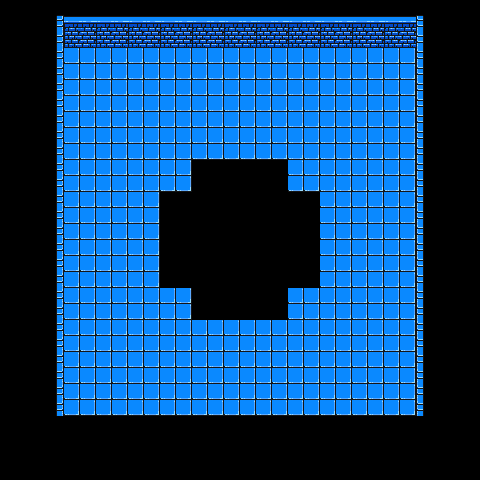

This game map was drawn from its Tiled (.tmx) file and the tilesets committed beside it. A one-line description and the full map source follow:
An orthogonal 15x15 tile map with 32x32 px tiles, 2 tile layers (Tile Layer 1, AbovePlayer) and 6 objects.

<map version="1.10" tiledversion="1.11.2" orientation="orthogonal" renderorder="right-down" width="15" height="15" tilewidth="32" tileheight="32" infinite="0" nextlayerid="3" nextobjectid="1">
 <tileset firstgid="1" name="Dungeon_Crawler_Tileset" tilewidth="32" tileheight="32" tilecount="100" columns="10">
  <image source="../../tiles/Dungeon_Tile_Set.png" width="320" height="320" />
  <tile id="10">
   <objectgroup draworder="index" id="2">
    <object id="1" x="24" y="0" width="8" height="32" />
   </objectgroup>
  </tile>
  <tile id="11">
   <objectgroup draworder="index" id="2">
    <object id="1" x="0" y="0" width="32" height="15.9091" />
   </objectgroup>
  </tile>
  <tile id="12">
   <objectgroup draworder="index" id="2">
    <object id="1" x="0" y="0" width="32" height="15.8182" />
   </objectgroup>
  </tile>
  <tile id="13">
   <objectgroup draworder="index" id="2">
    <object id="1" x="0" y="0" width="8" height="32" />
   </objectgroup>
  </tile>
  <tile id="20">
   <objectgroup draworder="index" id="2">
    <object id="1" x="24" y="0" width="8" height="32" />
   </objectgroup>
  </tile>
  <tile id="23">
   <objectgroup draworder="index" id="2">
    <object id="1" x="0" y="0" width="8" height="32" />
   </objectgroup>
  </tile>
 </tileset>
 <layer id="1" name="Tile Layer 1" width="15" height="15">
  <data encoding="csv">
0,1,2,2,2,2,2,2,2,2,2,2,2,4,0,
0,11,12,12,12,12,12,12,12,12,12,12,12,14,0,
0,11,23,23,23,23,23,23,23,23,23,23,23,14,0,
0,11,23,23,23,23,23,23,23,23,23,23,23,14,0,
0,11,23,23,23,23,23,23,23,23,23,23,23,14,0,
0,11,23,23,23,23,0,0,0,23,23,23,23,14,0,
0,11,23,23,23,0,0,0,0,0,23,23,23,14,0,
0,11,23,23,23,0,0,0,0,0,23,23,23,14,0,
0,11,23,23,23,0,0,0,0,0,23,23,23,14,0,
0,11,23,23,23,23,0,0,0,23,23,23,23,14,0,
0,11,23,23,23,23,23,23,23,23,23,23,23,14,0,
0,11,23,23,23,23,23,23,23,23,23,23,23,14,0,
0,11,23,23,23,23,23,23,23,23,23,23,23,14,0,
0,0,0,0,0,0,0,0,0,0,0,0,0,0,0,
0,0,0,0,0,0,0,0,0,0,0,0,0,0,0
</data>
 </layer>
 <layer id="2" name="AbovePlayer" width="15" height="15">
  <data encoding="csv">
0,0,0,0,0,0,0,0,0,0,0,0,0,0,0,
0,0,0,0,0,0,0,0,0,0,0,0,0,14,0,
0,0,0,0,0,0,0,0,0,0,0,0,0,14,0,
0,0,0,0,0,0,0,0,0,0,0,0,0,14,0,
0,0,0,0,0,0,0,0,0,0,0,0,0,14,0,
0,0,0,0,0,0,0,0,0,0,0,0,0,14,0,
0,0,0,0,0,0,0,0,0,0,0,0,0,14,0,
0,0,0,0,0,0,0,0,0,0,0,0,0,14,0,
0,0,0,0,0,0,0,0,0,0,0,0,0,14,0,
0,0,0,0,0,0,0,0,0,0,0,0,0,14,0,
0,0,0,0,0,0,0,0,0,0,0,0,0,14,0,
0,0,0,0,0,0,0,0,0,0,0,0,0,14,0,
0,0,0,0,0,0,0,0,0,0,0,0,0,14,0,
0,0,0,0,0,0,0,0,0,0,0,0,0,0,0,
0,0,0,0,0,0,0,0,0,0,0,0,0,0,0
</data>
 </layer>
</map>
